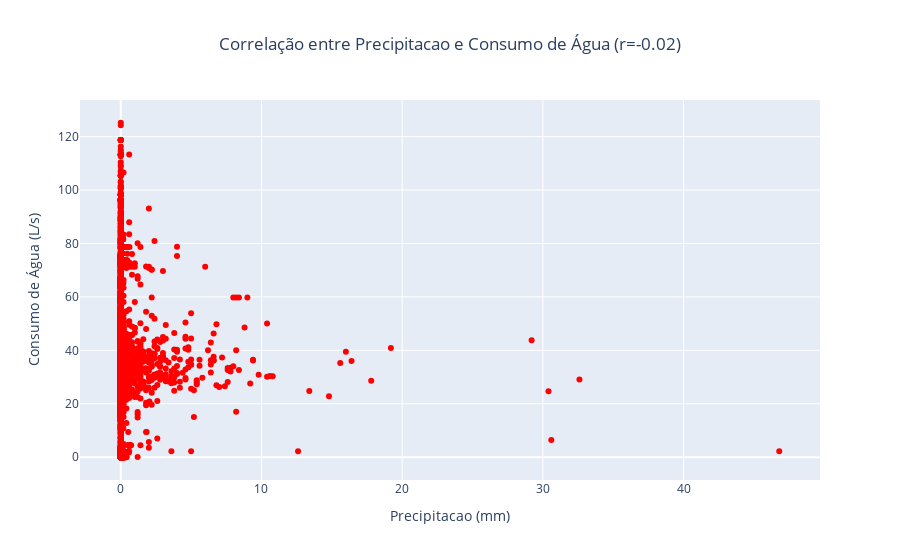

The code cell stored with this chart in its notebook:
### Code cell
fig2.show()

### Figure 1 — Plotly figure (JSON) as saved in the notebook; plotly's stock layout.template omitted (floating-point values rounded to 4 significant figures; data arrays with more than 128 entries replaced by an {"elided": "..."} marker saying what was removed)
{"data": [{"marker": {"color": "red"}, "mode": "markers", "type": "scatter", "x": {"elided": "8636 float values"}, "y": {"elided": "8636 float values"}}], "layout": {"title": {"text": "Correlação entre Precipitacao e Consumo de Água (r=-0.02)", "x": 0.5, "xanchor": "center"}, "xaxis": {"title": {"text": "Precipitacao (mm)"}}, "yaxis": {"title": {"text": "Consumo de Água (L/s)"}}}}
